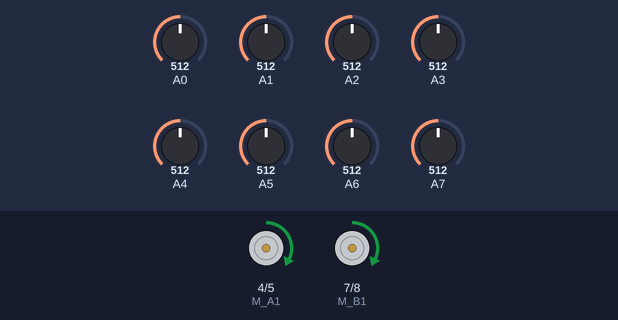
Bench run of a sketch on a simulated Arduino Nano, built with avr-gcc and run on an emulated ATmega328P. Shown: motor-driver pin pairs drawn as motors (green arrow = first pin HIGH = forward, orange = second pin HIGH = backward, longer = more drive, scaled by the enable pin). Inputs (shaded band) come from the test bench; at power-on: A0 = 512, A2 = 512, A3 = 512, A4 = 512, A5 = 512, A6 = 512, A1 = 512, A7 = 512.

Above: at 11.2 s.
11.3 s: A0 set to 390
At 12.5 s:
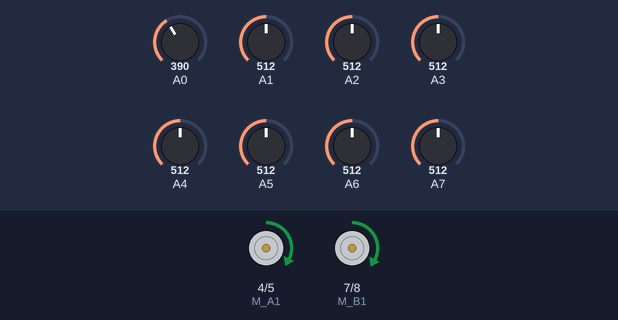
12.8 s: A2 set to 390
At 13.8 s:
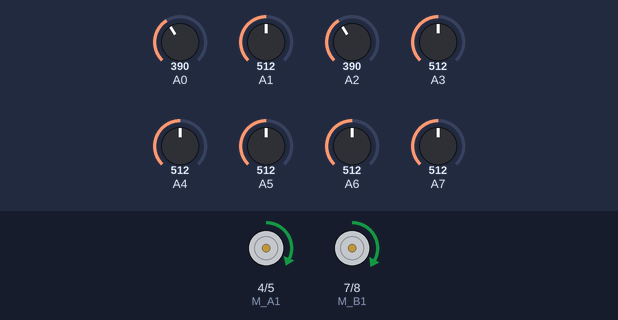
14.3 s: A3 set to 390
At 15.1 s:
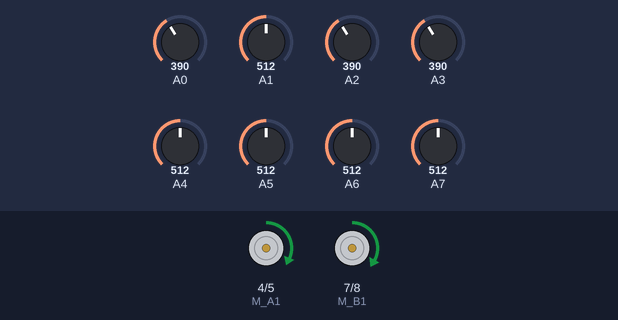
15.8 s: A4 set to 390
At 16.4 s:
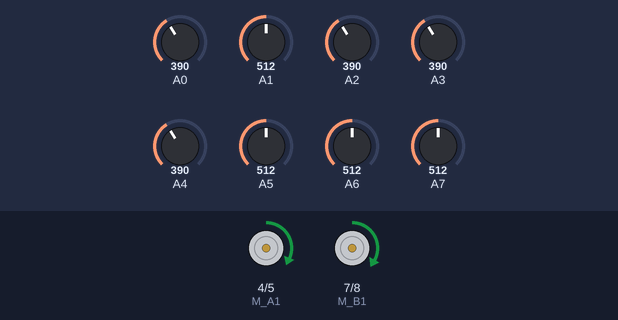
17.3 s: A5 set to 390
At 18.3 s:
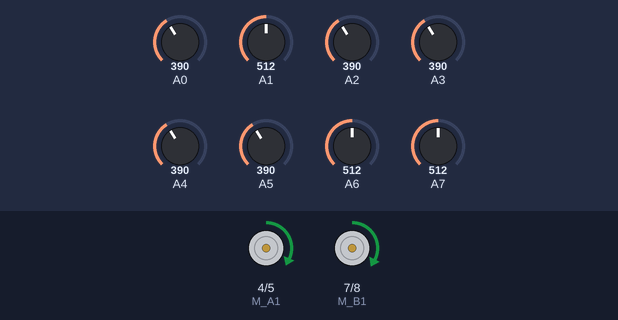
18.8 s: A6 set to 390
At 19.6 s:
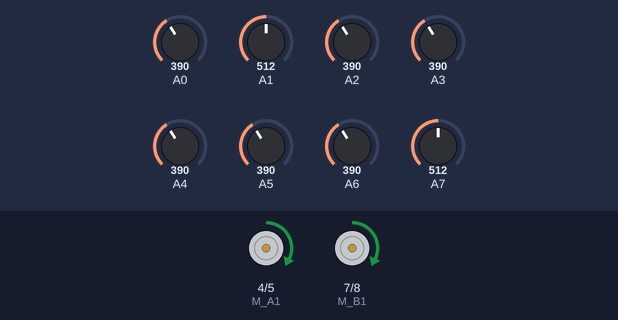
Timing chart, 0 to 21.3 s (numbered marks = the images above; inputs shaded):
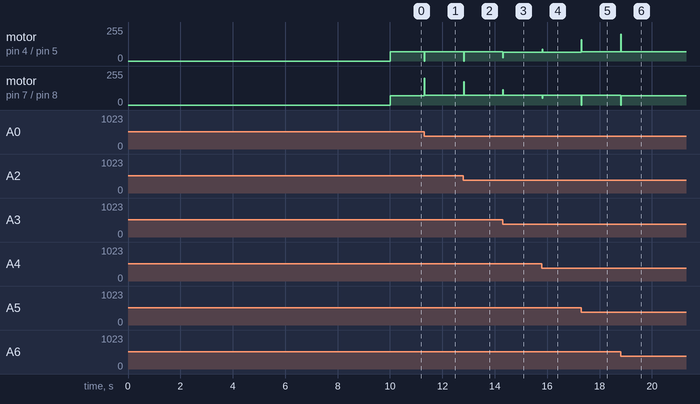

Measured:
- after the input at 11.3 s, motor on pin 4 (M_A1) / pin 5 (M_A2): forward 70/255 → stopped at once, → forward 70/255 0.02 s later; motor on pin 7 (M_B1) / pin 8 (M_B2): forward 70/255 → forward 72/255 at once
- after the input at 12.8 s, motor on pin 4 (M_A1) / pin 5 (M_A2): forward 70/255 → forward 68/255 at once; motor on pin 7 (M_B1) / pin 8 (M_B2): forward 72/255 → forward 73/255 at once
- after the input at 14.3 s, motor on pin 4 (M_A1) / pin 5 (M_A2): forward 68/255 → forward 67/255 at once; motor on pin 7 (M_B1) / pin 8 (M_B2): forward 73/255 → forward 115/255 at once, → forward 73/255 0.02 s later
- after the input at 15.8 s, motor on pin 4 (M_A1) / pin 5 (M_A2): forward 67/255 → forward 88/255 at once, → forward 67/255 0.02 s later; motor on pin 7 (M_B1) / pin 8 (M_B2): forward 73/255 → forward 52/255 at once, → forward 73/255 0.02 s later
- after the input at 17.3 s, motor on pin 4 (M_A1) / pin 5 (M_A2): forward 67/255 → forward 68/255 at once; motor on pin 7 (M_B1) / pin 8 (M_B2): forward 73/255 → forward 72/255 at once
- after the input at 18.8 s, motor on pin 4 (M_A1) / pin 5 (M_A2): forward 68/255 → forward 70/255 at once; motor on pin 7 (M_B1) / pin 8 (M_B2): forward 72/255 → forward 70/255 at once

The sketch:

PiD_1_with_position_if.ino
```cpp
#include <QTRSensors.h>

#define NUM_SENSORS             8  // number of sensors used
#define NUM_SAMPLES_PER_SENSOR  4  // average 4 analog samples per sensor reading
#define EMITTER_PIN             QTR_NO_EMITTER_PIN //Emitter Pin IS always high connected to 5v

// sensors 0 through 8 are connected to analog inputs A0 through A7, respectively
QTRSensorsAnalog qtra((unsigned char[]) {A0, A1, A2, A3, A4, A5, A6, A7},
  NUM_SENSORS, NUM_SAMPLES_PER_SENSOR, EMITTER_PIN);
unsigned int sensorValues[NUM_SENSORS];
int PWMA = 3;  //speed motor a
int M_A1 = 4; //motor a = +
int M_A2 = 5; //motor a = -
int M_B1 = 7; //motor b = -
int M_B2 = 8; //motor b = +
int PWMB = 9;
int STB = 6;
int BASESpeedA = 70;
int BASESpeedB = 70;
int maxspeedA = 200;
int maxspeedB = 200;
int P;
int I;
int D ;
float kp = 0.020;  // Works somewhat --  kp - 0.27 , kd - 0.81  --- 0.17  d-- 0.3
float ki = 0.000;
float kd = 2 ; // 4times
float lasterror = 0 ;

void setup() {
pinMode(M_B1, OUTPUT);
pinMode(M_B2, OUTPUT);
pinMode(M_A1, OUTPUT);
pinMode(M_A2, OUTPUT);
pinMode(PWMA, OUTPUT);
pinMode(PWMB, OUTPUT);
digitalWrite(STB ,HIGH);

digitalWrite(LED_BUILTIN, HIGH);
  for (uint16_t i = 0; i < 400; i++)
  {
    qtra.calibrate();
  }
  digitalWrite(LED_BUILTIN, LOW);
}

void loop () {
  uint16_t position = qtra.readLine(sensorValues);
  if (position < 1000) { right75(); }

  else if (position >= 6000 && position < 7000)
{ left75();}
else if (position <6000 && position >1000)
{PID_control();}
}
//void calibration() {
  //digitalWrite(LED_BUILTIN, HIGH);
  //for (uint16_t i = 0; i < 400; i++)
  //{
   // qtra.calibrate();
  //}
  //digitalWrite(LED_BUILTIN, LOW);
//
void PID_control() {
  uint16_t position = qtra.readLine(sensorValues); //read the current position
  int error = 3500 - position; //3500 is the ideal position (the centre)

  P = error;
  I = I + error;
  D = error - lasterror;
  lasterror = error;
  int motorspeed = P*kp + I*ki + D*kd; //calculate the correction
                                       //needed to be applied to the speed

  int motorspeeda = BASESpeedA + motorspeed;
  int motorspeedb = BASESpeedB - motorspeed;

  if (motorspeeda > maxspeedA) {
    motorspeeda = maxspeedA;
  }
  if (motorspeedb > maxspeedB) {
    motorspeedb = maxspeedB;
  }
  if (motorspeeda < 0) {
    motorspeeda = 0;
  }
  if (motorspeedb < 0) {
    motorspeedb = 0;
  }
  forward (motorspeeda, motorspeedb);
  delay (10);}

void forward (int SpeedA,int SpeedB) {
digitalWrite(M_A1,HIGH);
digitalWrite(M_A2, LOW);
 digitalWrite(M_B1, HIGH);
digitalWrite(M_B2, LOW);
analogWrite(PWMA, SpeedA);
analogWrite(PWMB, SpeedB);}

void right75 () //
{
digitalWrite(M_A1,HIGH);
digitalWrite(M_A2, LOW);
 digitalWrite(M_B1, LOW);
digitalWrite(M_B2, LOW);
analogWrite(PWMA, 255);
analogWrite(PWMB, 0);}

void left75 () //
{
digitalWrite(M_A1,LOW);
digitalWrite(M_A2, LOW);
 digitalWrite(M_B1, HIGH);
digitalWrite(M_B2, LOW);
analogWrite(PWMA, 0);
analogWrite(PWMB, 255);}
```
